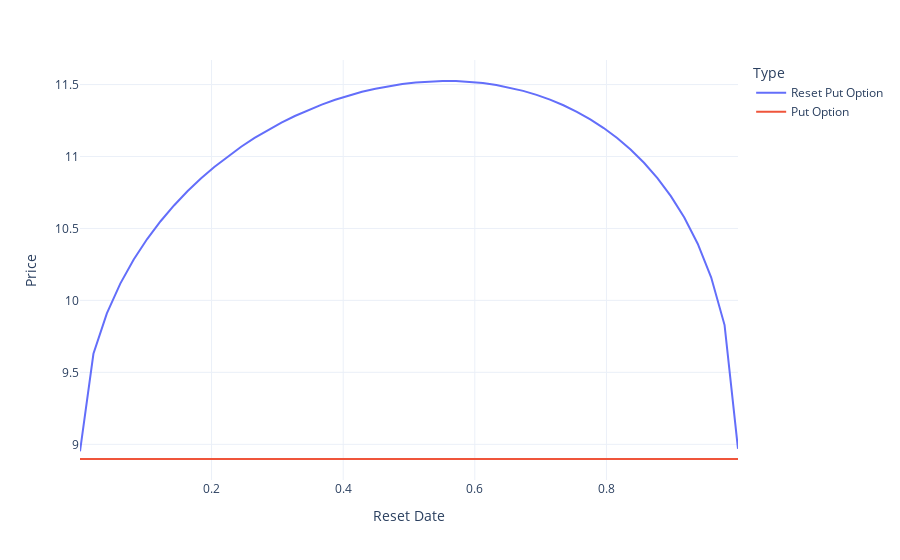

The code cell stored with this chart in its notebook:
### Markdown cell above
### Reset Date

First, we perform sensitivity analysis on the reset date.

### Code cell
df = []
for T1 in np.linspace(0.0001,0.9999,50):
  df.append([
    T1,
    closed_form_option_price(S0 = 100, T1 = T1, 
        T2 = 1, r = 0.1, q = 0.05, sigma = 0.3),
    vanilla_price(S0 = 100, T = 1, r = 0.1, q = 0.05, sigma = 0.3)
  ])
df = pd.DataFrame(df, columns = ["Reset Date", "Reset Put Option", "Put Option"])
df = df.melt(id_vars = ["Reset Date"])
px.line(df, x = "Reset Date", y = "value", color = "variable", 
  labels = {"value" : "Price", "variable" : "Type"})

### Figure 1 — Plotly figure (JSON) as saved in the notebook; plotly's stock layout.template omitted (floating-point values rounded to 4 significant figures)
{"data": [{"hovertemplate": "Type=Reset Put Option<br>Reset Date=%{x}<br>Price=%{y}<extra></extra>", "legendgroup": "Reset Put Option", "line": {"color": "#636efa", "dash": "solid"}, "marker": {"symbol": "circle"}, "mode": "lines", "name": "Reset Put Option", "orientation": "v", "showlegend": true, "type": "scatter", "x": [0.0001, 0.0205, 0.04091, 0.06131, 0.08172, 0.1021, 0.1225, 0.1429, 0.1633, 0.1837, 0.2041, 0.2245, 0.2449, 0.2654, 0.2858, 0.3062, 0.3266, 0.347, 0.3674, 0.3878, 0.4082, 0.4286, 0.449, 0.4694, 0.4898, 0.5102, 0.5306, 0.551, 0.5714, 0.5918, 0.6122, 0.6326, 0.653, 0.6734, 0.6938, 0.7142, 0.7346, 0.7551, 0.7755, 0.7959, 0.8163, 0.8367, 0.8571, 0.8775, 0.8979, 0.9183, 0.9387, 0.9591, 0.9795, 0.9999], "xaxis": "x", "y": [8.951, 9.629, 9.91, 10.12, 10.28, 10.43, 10.55, 10.66, 10.76, 10.85, 10.93, 11.0, 11.07, 11.13, 11.18, 11.24, 11.28, 11.32, 11.36, 11.39, 11.42, 11.45, 11.47, 11.49, 11.5, 11.51, 11.52, 11.52, 11.52, 11.52, 11.51, 11.5, 11.48, 11.46, 11.43, 11.4, 11.36, 11.31, 11.26, 11.2, 11.13, 11.05, 10.96, 10.85, 10.72, 10.58, 10.39, 10.16, 9.829, 8.969], "yaxis": "y"}, {"hovertemplate": "Type=Put Option<br>Reset Date=%{x}<br>Price=%{y}<extra></extra>", "legendgroup": "Put Option", "line": {"color": "#EF553B", "dash": "solid"}, "marker": {"symbol": "circle"}, "mode": "lines", "name": "Put Option", "orientation": "v", "showlegend": true, "type": "scatter", "x": [0.0001, 0.0205, 0.04091, 0.06131, 0.08172, 0.1021, 0.1225, 0.1429, 0.1633, 0.1837, 0.2041, 0.2245, 0.2449, 0.2654, 0.2858, 0.3062, 0.3266, 0.347, 0.3674, 0.3878, 0.4082, 0.4286, 0.449, 0.4694, 0.4898, 0.5102, 0.5306, 0.551, 0.5714, 0.5918, 0.6122, 0.6326, 0.653, 0.6734, 0.6938, 0.7142, 0.7346, 0.7551, 0.7755, 0.7959, 0.8163, 0.8367, 0.8571, 0.8775, 0.8979, 0.9183, 0.9387, 0.9591, 0.9795, 0.9999], "xaxis": "x", "y": [8.898, 8.898, 8.898, 8.898, 8.898, 8.898, 8.898, 8.898, 8.898, 8.898, 8.898, 8.898, 8.898, 8.898, 8.898, 8.898, 8.898, 8.898, 8.898, 8.898, 8.898, 8.898, 8.898, 8.898, 8.898, 8.898, 8.898, 8.898, 8.898, 8.898, 8.898, 8.898, 8.898, 8.898, 8.898, 8.898, 8.898, 8.898, 8.898, 8.898, 8.898, 8.898, 8.898, 8.898, 8.898, 8.898, 8.898, 8.898, 8.898, 8.898], "yaxis": "y"}], "layout": {"legend": {"title": {"text": "Type"}, "tracegroupgap": 0}, "margin": {"t": 60}, "xaxis": {"anchor": "y", "domain": [0, 1], "title": {"text": "Reset Date"}}, "yaxis": {"anchor": "x", "domain": [0, 1], "title": {"text": "Price"}}}}
